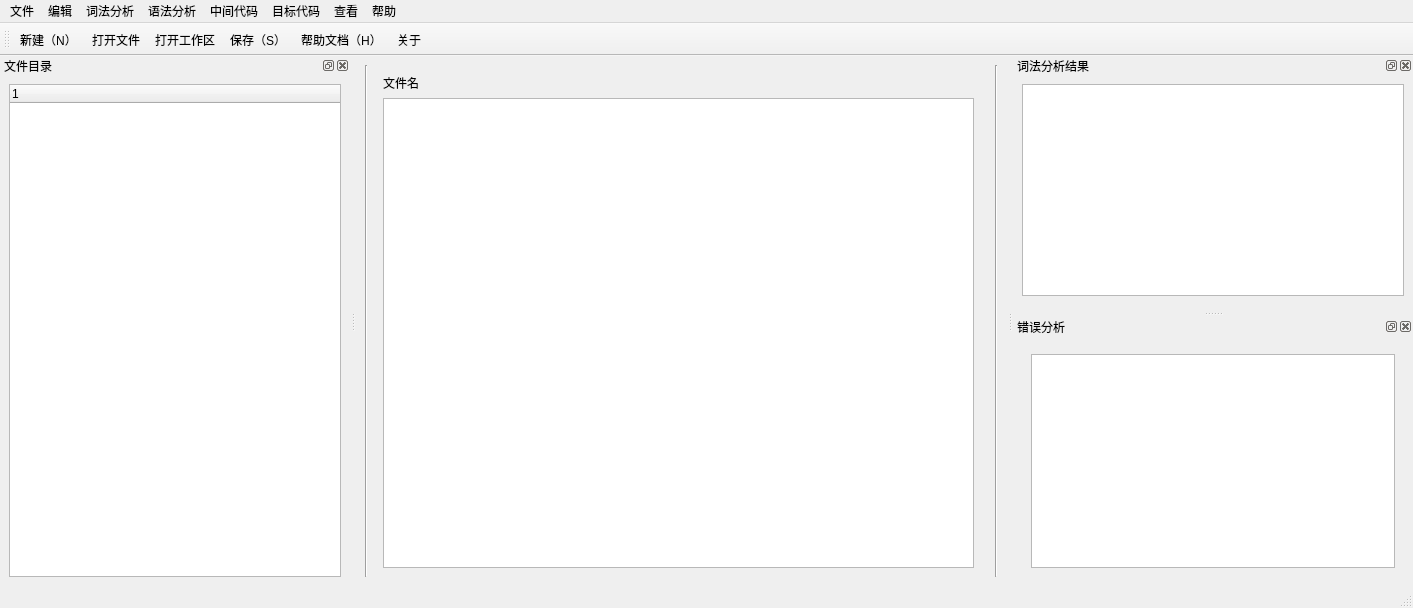
<?xml version="1.0" encoding="UTF-8"?>
<ui version="4.0">
 <class>MainWindow</class>
 <widget class="QMainWindow" name="MainWindow">
  <property name="geometry">
   <rect>
       <x>0</x>
       <y>0</y>
       <width>1413</width>
       <height>608</height>
   </rect>
  </property>
  <property name="windowTitle">
   <string>编译原理实验系统</string>
  </property>
  <property name="windowIcon">
   <iconset>
    <normaloff>../../Downloads/code.svg</normaloff>../../Downloads/code.svg</iconset>
  </property>
  <widget class="QWidget" name="centralwidget">
   <property name="enabled">
    <bool>true</bool>
   </property>
   <property name="minimumSize">
    <size>
     <width>500</width>
     <height>0</height>
    </size>
   </property>
      <layout class="QGridLayout" name="gridLayout">
          <item row="0" column="0">
              <widget class="Line" name="line">
                  <property name="orientation">
                      <enum>Qt::Vertical</enum>
                  </property>
              </widget>
          </item>
          <item row="0" column="3">
              <widget class="Line" name="line_2">
                  <property name="orientation">
                      <enum>Qt::Vertical</enum>
                  </property>
              </widget>
          </item>
          <item row="0" column="1">
              <widget class="QWidget" name="widget" native="true">
                  <layout class="QGridLayout" name="gridLayout_2">
                      <item row="0" column="0">
                          <widget class="QLabel" name="file_name_label">
                              <property name="text">
                                  <string>文件名</string>
                              </property>
                          </widget>
                      </item>
       <item row="1" column="0">
        <widget class="QTextEdit" name="textEdit">
         <property name="minimumSize">
          <size>
           <width>0</width>
           <height>0</height>
          </size>
         </property>
        </widget>
       </item>
      </layout>
     </widget>
    </item>
    <item row="0" column="2">
        <widget class="Line" name="line_3">
            <property name="orientation">
                <enum>Qt::Horizontal</enum>
            </property>
        </widget>
    </item>
   </layout>
  </widget>
  <widget class="QMenuBar" name="menubar">
   <property name="geometry">
       <rect>
           <x>0</x>
           <y>0</y>
           <width>1413</width>
           <height>32</height>
       </rect>
   </property>
   <widget class="QMenu" name="menu">
    <property name="title">
     <string>文件</string>
    </property>
    <addaction name="actionnew"/>
    <addaction name="actionopen"/>
    <addaction name="actionopenworkspace"/>
    <addaction name="actionsave"/>
   </widget>
   <widget class="QMenu" name="menu_2">
    <property name="title">
     <string>帮助</string>
    </property>
    <addaction name="actionhelp"/>
    <addaction name="actionabout"/>
   </widget>
   <widget class="QMenu" name="menu_3">
    <property name="title">
     <string>词法分析</string>
    </property>
       <addaction name="actionanalysis"/>
   </widget>
   <widget class="QMenu" name="menu_4">
    <property name="title">
     <string>语法分析</string>
    </property>
   </widget>
   <widget class="QMenu" name="menu_5">
    <property name="title">
     <string>中间代码</string>
    </property>
   </widget>
   <widget class="QMenu" name="menu_6">
    <property name="title">
     <string>目标代码</string>
    </property>
   </widget>
   <widget class="QMenu" name="menu_7">
    <property name="title">
     <string>查看</string>
    </property>
   </widget>
   <widget class="QMenu" name="menu_8">
    <property name="title">
     <string>编辑</string>
    </property>
   </widget>
   <addaction name="menu"/>
   <addaction name="menu_8"/>
   <addaction name="menu_3"/>
   <addaction name="menu_4"/>
   <addaction name="menu_5"/>
   <addaction name="menu_6"/>
   <addaction name="menu_7"/>
   <addaction name="menu_2"/>
  </widget>
  <widget class="QStatusBar" name="statusbar"/>
  <widget class="QDockWidget" name="dockWidget_5">
   <property name="minimumSize">
    <size>
     <width>400</width>
        <height>139</height>
    </size>
   </property>
   <property name="accessibleName">
    <string/>
   </property>
   <property name="windowTitle">
       <string>词法分析结果</string>
   </property>
   <attribute name="dockWidgetArea">
    <number>2</number>
   </attribute>
   <widget class="QWidget" name="dockWidgetContents_5">
       <layout class="QGridLayout" name="gridLayout_4">
           <item row="0" column="0">
               <widget class="QTextBrowser" name="textBrowser1"/>
           </item>
           <item row="1" column="0">
               <widget class="Line" name="line_4">
                   <property name="orientation">
                       <enum>Qt::Vertical</enum>
                   </property>
               </widget>
           </item>
       </layout>
   </widget>
  </widget>
  <widget class="QToolBar" name="toolBar">
   <property name="windowTitle">
    <string>toolBar</string>
   </property>
   <attribute name="toolBarArea">
    <enum>TopToolBarArea</enum>
   </attribute>
   <attribute name="toolBarBreak">
    <bool>false</bool>
   </attribute>
   <addaction name="actionnew"/>
   <addaction name="actionopen"/>
   <addaction name="actionopenworkspace"/>
   <addaction name="actionsave"/>
   <addaction name="actionhelp"/>
   <addaction name="actionabout"/>
  </widget>
  <widget class="QDockWidget" name="dockWidget">
   <property name="minimumSize">
    <size>
     <width>350</width>
     <height>155</height>
    </size>
   </property>
   <property name="windowTitle">
    <string>文件目录</string>
   </property>
   <attribute name="dockWidgetArea">
    <number>1</number>
   </attribute>
   <widget class="QWidget" name="dockWidgetContents_2">
    <layout class="QGridLayout" name="gridLayout_3">
     <item row="0" column="0">
      <widget class="QTreeWidget" name="treeWidget">
          <column>
              <property name="text">
                  <string notr="true">1</string>
              </property>
          </column>
      </widget>
     </item>
    </layout>
   </widget>
  </widget>
     <widget class="QDockWidget" name="dockWidget_2">
         <property name="baseSize">
             <size>
                 <width>0</width>
                 <height>0</height>
             </size>
         </property>
         <property name="layoutDirection">
             <enum>Qt::LeftToRight</enum>
         </property>
         <property name="windowTitle">
             <string>错误分析</string>
         </property>
         <attribute name="dockWidgetArea">
             <number>2</number>
         </attribute>
         <widget class="QWidget" name="dockWidgetContents">
             <layout class="QGridLayout" name="gridLayout_5">
                 <item row="0" column="0">
                     <widget class="QWidget" name="widget_2" native="true">
                         <layout class="QVBoxLayout" name="verticalLayout">
                             <item>
                                 <widget class="QTextBrowser" name="textBrowser"/>
                             </item>
                         </layout>
                     </widget>
                 </item>
             </layout>
         </widget>
     </widget>
     <action name="actionnew">
         <property name="icon">
             <iconset>
                 <normaloff>icon/file-plus.svg</normaloff>icon/file-plus.svg
             </iconset>
         </property>
         <property name="text">
             <string>新建（N）</string>
         </property>
         <property name="shortcut">
             <string>Ctrl+N</string>
   </property>
  </action>
  <action name="actionhelp">
   <property name="icon">
    <iconset>
     <normaloff>icon/help-circle.svg</normaloff>icon/help-circle.svg</iconset>
   </property>
   <property name="text">
    <string>帮助文档（H）</string>
   </property>
   <property name="shortcut">
    <string>Ctrl+H</string>
   </property>
  </action>
  <action name="actionabout">
   <property name="icon">
    <iconset>
     <normaloff>icon/at-sign.svg</normaloff>icon/at-sign.svg</iconset>
   </property>
   <property name="text">
    <string>关于</string>
   </property>
  </action>
  <action name="actionopenworkspace">
   <property name="icon">
    <iconset>
     <normaloff>icon/folder.svg</normaloff>icon/folder.svg</iconset>
   </property>
   <property name="text">
    <string>打开工作区</string>
   </property>
  </action>
  <action name="actionsave">
   <property name="icon">
    <iconset>
     <normaloff>icon/save.svg</normaloff>icon/save.svg</iconset>
   </property>
   <property name="text">
    <string>保存（S）</string>
   </property>
   <property name="shortcut">
    <string>Ctrl+S</string>
   </property>
  </action>
  <action name="actionopen">
   <property name="icon">
    <iconset>
     <normaloff>icon/file.svg</normaloff>icon/file.svg</iconset>
   </property>
   <property name="text">
    <string>打开文件</string>
   </property>
  </action>
     <action name="actionanalysis">
         <property name="text">
             <string>分析</string>
         </property>
     </action>
 </widget>
 <resources/>
 <connections/>
</ui>
